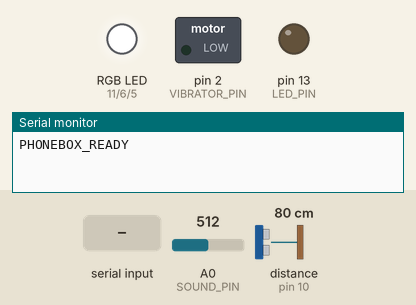
Simulated run of this sketch. Board: Arduino Uno, built with avr-gcc and run on an emulated ATmega328P. Parts: switched loads named in the sketch (green lamp = pin HIGH), an RGB LED mixed from three pins (HIGH = lit), output pins drawn as LEDs (lit = HIGH), the last lines printed to the serial monitor. Wiring (inferred from the names in the program): ultrasonic range finder: trigger pin 9; echo pin 10. Dashed ring = blinking. Inputs (shaded band) come from the test bench; at power-on: distance to the obstacle (sensor on pin 10) 80 cm, A0 (SOUND_PIN) = 512. The echo pulse lasts 58.3 µs per cm; pins used as bus, display or sensor lines are not drawn.

Above: at 1.2 s.
1.3 s: distance to the obstacle (sensor on pin 10) set to 12 cm
4.6 s: distance to the obstacle (sensor on pin 10) set to 10 cm
At 7.3 s:
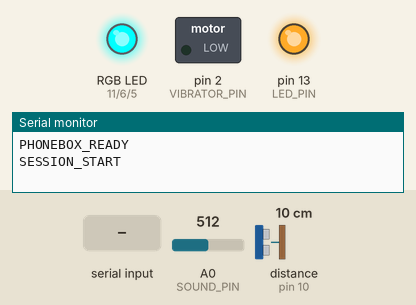
7.9 s: "SETTARGET,1\n" received over Serial
At 9.1 s:
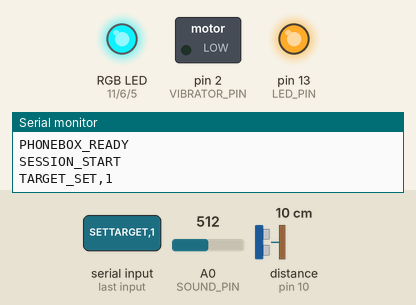
11.2 s: "STOP\n" received over Serial
At 11.6 s:
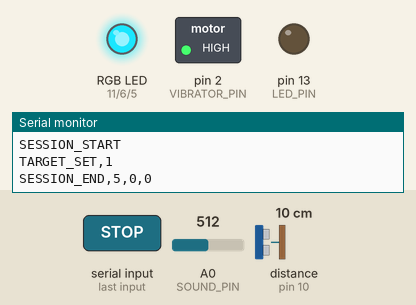
14.5 s: "START,1\n" received over Serial
At 16.1 s:
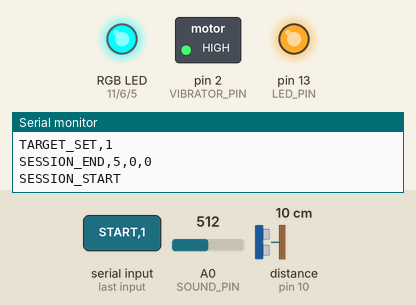
Timing chart, 0 to 32.7 s (numbered marks = the images above; inputs shaded):
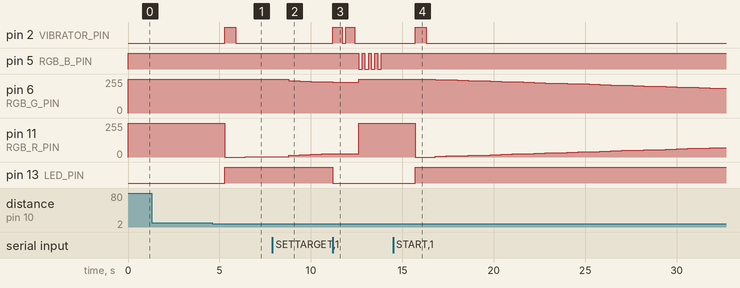

Measured:
- the behaviour switches between 11 and 10 cm on distance to the obstacle (sensor on pin 10) (found by bisection; images 0 and 1)
- after the input at 1.3 s, every drawn part: stays the same
- after the input at 4.6 s, pin 2 (VIBRATOR_PIN): LOW → HIGH after 0.70 s, → LOW 0.60 s later; pin 11 (RGB_R_PIN): 255/255 → 0/255 after 0.70 s, → 1/255 1.1 s later; pin 13 (LED_PIN): LOW → HIGH after 0.70 s
- after the input at 7.9 s, pin 6 (RGB_G_PIN): 255/255 → 241/255 after 0.90 s, → 238/255 0.60 s later, → 236/255 0.60 s later, → 233/255 0.60 s later; pin 11 (RGB_R_PIN): 1/255 → 15/255 after 0.90 s, → 18/255 0.60 s later, → 20/255 0.60 s later, → 23/255 0.60 s later
- after the input at 11.2 s, pin 2 (VIBRATOR_PIN): alternates HIGH for 0.50 s and LOW for 0.20 s, 4 changes in all, then stays LOW, starting at once; pin 5 (RGB_B_PIN): alternates HIGH for 0.15 s and LOW for 0.20 s, 8 changes in all, then stays HIGH, starting after 1.4 s; pin 13 (LED_PIN): HIGH → LOW at once
- after the input at 14.5 s, pin 13 (LED_PIN): LOW → HIGH after 1.2 s instead of 0.61 s

The sketch:

phonebox.ino
```cpp
/**
 * phonebox.ino — PhoneBox Arduino Firmware (buttonless)
 *
 * Session lifecycle is fully automatic via the HC-SR04:
 *   • Phone placed in box  (distance < PHONE_PRESENT_CM for PRESENT_TICKS polls)
 *       → SESSION_START
 *   • Phone briefly removed (< SESSION_END_TICKS polls) → disturbance counted
 *   • Phone gone for SESSION_END_TICKS consecutive polls  → SESSION_END
 *
 * MATLAB can also send 'START' or 'STOP' over Serial to override at any time.
 *
 * Hardware:
 *   HC-SR04  TRIG → D9   |  ECHO → D10  (Timer1 pins, avoids millis() clash)
 *            VCC must be 5V — sensor will not respond at 3.3V
 *   KY-037   AO   → A0   (analog output, peak-to-peak amplitude measurement)
 *   RGB LED  R → D11 |  G → D6  |  B → D5  (common-anode, common pin → 5V)
 *            ⚠ R must be on D11 (PWM) for smooth colour gradient — move wire from D7.
 *   LED            → D13 (built-in, ON during session)
 *
 * RGB status:
 *   Off          — idle, waiting for phone
 *   Red → Green  — session active; colour gradient shows progress toward target
 *   Blue strobe  — session just ended
 *
 * Serial protocol (9600 baud, newline-terminated):
 *   Arduino → PC   PHONEBOX_READY
 *   Arduino → PC   SESSION_START
 *   Arduino → PC   SESSION_END,<durationSec>,<disturbanceCount>,<noiseCode>
 *                  noiseCode: 0=Quiet  1=Moderate  2=Loud
 *   PC      → Arduino  START              (force-start a session)
 *   PC      → Arduino  STOP               (force-end a session)
 *   PC      → Arduino  SETTARGET,<min>    (set target session length in minutes)
 *   PC      → Arduino  DEBUG              (toggle live sensor stream)
 */

// ── Pin assignments ────────────────────────────────────────────────────────────
#define TRIG_PIN      9    // HC-SR04 trigger (Timer1)
#define ECHO_PIN      10   // HC-SR04 echo    (Timer1)
#define SOUND_PIN     A0   // KY-037 analog output (AO)
#define LED_PIN       13   // Built-in LED

// RGB LED — common-anode (common pin → 5V).
// All three pins must support analogWrite (PWM) for smooth colour mixing.
// D11 = Timer2 PWM,  D6 = Timer0 PWM,  D5 = Timer0 PWM.
#define RGB_R_PIN     11
#define RGB_G_PIN     6
#define RGB_B_PIN     5
#define VIBRATOR_PIN  2

// ── Session-length target ─────────────────────────────────────────────────────
// Default 30 minutes; overridden at runtime via SETTARGET,<min> from MATLAB.
static unsigned long targetSec = 30UL * 60UL;

// ── Distance thresholds ───────────────────────────────────────────────────────
#define PHONE_PRESENT_CM       10
#define PRESENT_TICKS           2   // 2 × 600 ms = 1.2 s to confirm placement
#define DISTURBANCE_TICKS       3
#define SESSION_END_TICKS      10   // 10 × 600 ms = 6 s absence → session over

// ── Sound thresholds ─────────────────────────────────────────────────────────
#define SOUND_SAMPLE_MS       500
#define SOUND_QUIET_MAX        10
#define SOUND_LOUD_MIN         40

// ── Poll interval ─────────────────────────────────────────────────────────────
#define POLL_MS               600

// ── State ─────────────────────────────────────────────────────────────────────
enum State { WAITING, ACTIVE };
static State state = WAITING;

static unsigned long sessionStartMs   = 0;
static int           disturbanceCount = 0;
static int           presentTicks     = 0;
static int           absentTicks      = 0;
static bool          disturbanceOpen  = false;

static unsigned int soundQuietPolls = 0;
static unsigned int soundLoudPolls  = 0;
static unsigned int soundModPolls   = 0;

static unsigned long lastPollMs = 0;
static bool          debugMode  = false;

// ── RGB LED helpers ───────────────────────────────────────────────────────────
// r, g, b: 0 (off) … 255 (full brightness).
// Common-anode inverts: analogWrite value = 255 - brightness.
void setRGBpwm(int r, int g, int b) {
  analogWrite(RGB_R_PIN, 255 - constrain(r, 0, 255));
  analogWrite(RGB_G_PIN, 255 - constrain(g, 0, 255));
  analogWrite(RGB_B_PIN, 255 - constrain(b, 0, 255));
}

// Update the LED to show session progress: red (start) → green (target reached).
void updateSessionLED() {
  float frac = min(1.0f, (float)(millis() - sessionStartMs) / ((float)targetSec * 1000.0f));
  setRGBpwm((int)(255.0f * (1.0f - frac)),   // R fades out
            (int)(255.0f * frac),              // G fades in
            0);
}

// ── Distance helper ───────────────────────────────────────────────────────────
float readDistanceCm() {
  digitalWrite(TRIG_PIN, LOW);
  delayMicroseconds(4);
  digitalWrite(TRIG_PIN, HIGH);
  delayMicroseconds(10);
  digitalWrite(TRIG_PIN, LOW);
  unsigned long us = pulseIn(ECHO_PIN, HIGH, 38000UL);
  return (us == 0) ? 999.0f : us * 0.01715f;
}

// ── Sound helper ──────────────────────────────────────────────────────────────
int readSoundAmplitude() {
  unsigned long start = millis();
  int hi = 0, lo = 1023;
  while (millis() - start < SOUND_SAMPLE_MS) {
    int v = analogRead(SOUND_PIN);
    if (v > hi) hi = v;
    if (v < lo) lo = v;
  }
  return hi - lo;
}

// ── Session control ───────────────────────────────────────────────────────────
void beginSession() {
  state             = ACTIVE;
  sessionStartMs    = millis();
  disturbanceCount  = 0;
  absentTicks       = 0;
  disturbanceOpen   = false;
  soundQuietPolls   = 0;
  soundLoudPolls    = 0;
  soundModPolls     = 0;
  digitalWrite(LED_PIN, HIGH);
  setRGBpwm(255, 0, 0);   // Start red
  Serial.println("SESSION_START");
  // Single vibration pulse on session start
  digitalWrite(VIBRATOR_PIN, HIGH); delay(600); digitalWrite(VIBRATOR_PIN, LOW);
}

void finishSession() {
  state = WAITING;
  digitalWrite(LED_PIN, LOW);
  presentTicks = 0;

  unsigned long durationSec = (millis() - sessionStartMs) / 1000UL;

  int noiseCode = 1;
  unsigned int totalPolls = soundQuietPolls + soundLoudPolls + soundModPolls;
  if (totalPolls > 0) {
    if      (soundQuietPolls * 100 > totalPolls * 65) noiseCode = 0;
    else if (soundLoudPolls  * 100 > totalPolls * 65) noiseCode = 2;
  }

  Serial.print("SESSION_END,");
  Serial.print(durationSec);
  Serial.print(",");
  Serial.print(disturbanceCount);
  Serial.print(",");
  Serial.println(noiseCode);

  // Two vibration pulses + blue strobe × 4, then off (idle)
  for (int i = 0; i < 2; i++) {
    digitalWrite(VIBRATOR_PIN, HIGH); delay(500); digitalWrite(VIBRATOR_PIN, LOW); delay(200);
  }
  for (int i = 0; i < 4; i++) {
    setRGBpwm(0, 0, 255);
    delay(200);
    setRGBpwm(0, 0, 0);
    delay(150);
  }
  // Idle: LED off
}

// ── Setup ─────────────────────────────────────────────────────────────────────
void setup() {
  Serial.begin(9600);
  pinMode(TRIG_PIN,  OUTPUT);
  pinMode(ECHO_PIN,  INPUT);
  pinMode(SOUND_PIN, INPUT);
  pinMode(LED_PIN,   OUTPUT);
  pinMode(RGB_R_PIN, OUTPUT);
  pinMode(RGB_G_PIN, OUTPUT);
  pinMode(RGB_B_PIN, OUTPUT);
  pinMode(VIBRATOR_PIN, OUTPUT);
  digitalWrite(VIBRATOR_PIN, LOW);
  digitalWrite(LED_PIN, LOW);
  setRGBpwm(0, 0, 0);   // Off on startup (idle)
  Serial.println("PHONEBOX_READY");
}

// ── Main loop ─────────────────────────────────────────────────────────────────
void loop() {
  if (Serial.available()) {
    String cmd = Serial.readStringUntil('\n');
    cmd.trim();
    if      (cmd.equalsIgnoreCase("START") && state == WAITING) { presentTicks = 0; beginSession(); }
    else if (cmd.equalsIgnoreCase("STOP")  && state == ACTIVE)  { finishSession(); }
    else if (cmd.equalsIgnoreCase("DEBUG"))                      { debugMode = !debugMode; Serial.println(debugMode ? "DEBUG_ON" : "DEBUG_OFF"); }
    else if (cmd.startsWith("SETTARGET")) {
      int comma = cmd.indexOf(',');
      if (comma >= 0) {
        int mins = cmd.substring(comma + 1).toInt();
        if (mins == 0) {
          targetSec = 30UL;                          // 0 = demo mode: 30-second gradient
          Serial.println("TARGET_SET,DEMO_30S");
        } else if (mins > 0) {
          targetSec = (unsigned long)mins * 60UL;
          Serial.print("TARGET_SET,"); Serial.println(mins);
        }
      }
    }
  }

  if (millis() - lastPollMs < POLL_MS) return;
  lastPollMs = millis();

  int   amp     = readSoundAmplitude();
  float dist    = readDistanceCm();
  bool  present = (dist < PHONE_PRESENT_CM);

  if (debugMode) {
    Serial.print("DEBUG,");
    Serial.print(dist, 1);
    Serial.print(",");
    Serial.print(amp);
    Serial.print(",");
    Serial.println(present ? 1 : 0);
  }

  if (state == WAITING) {
    presentTicks = present ? presentTicks + 1 : 0;
    if (presentTicks >= PRESENT_TICKS) {
      presentTicks = 0;
      beginSession();
    }

  } else { // ACTIVE
    if      (amp <= SOUND_QUIET_MAX) soundQuietPolls++;
    else if (amp >= SOUND_LOUD_MIN)  soundLoudPolls++;
    else                             soundModPolls++;

    // Update colour gradient each poll; end session when target is reached
    updateSessionLED();
    if (millis() - sessionStartMs >= targetSec * 1000UL) {
      finishSession();
      return;
    }

    if (present) {
      if (disturbanceOpen) disturbanceOpen = false;
      absentTicks = 0;
    } else {
      absentTicks++;
      if (absentTicks == DISTURBANCE_TICKS && !disturbanceOpen) {
        disturbanceCount++;
        disturbanceOpen = true;
      }
      if (absentTicks >= SESSION_END_TICKS) finishSession();
    }
  }
}
```
